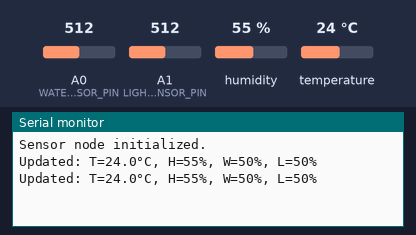
A sketch run on a simulated Arduino Uno, built with avr-gcc and run on an emulated ATmega328P. Parts: the last lines printed to the serial monitor. The test bench sets the inputs (shaded band); at power-on: humidity 55 %, A0 (WATER_SENSOR_PIN) = 512, A1 (LIGHT_SENSOR_PIN) = 512, temperature 24 °C.

Above: at 4.8 s.
4.9 s: humidity set to 22 %
At 6.9 s:
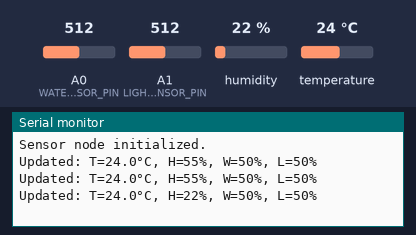
7.9 s: A0 (WATER_SENSOR_PIN) set to 716
At 8.7 s:
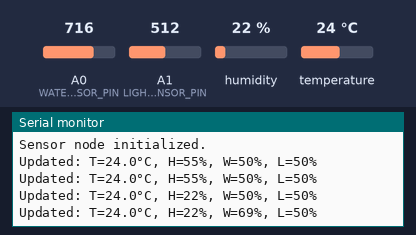
10.9 s: A1 (LIGHT_SENSOR_PIN) set to 716
At 13.0 s:
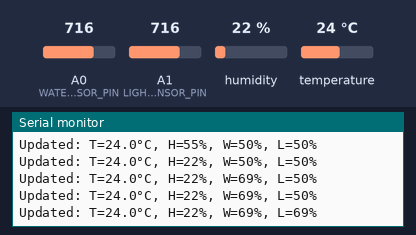
13.9 s: temperature set to 12 °C
At 15.4 s:
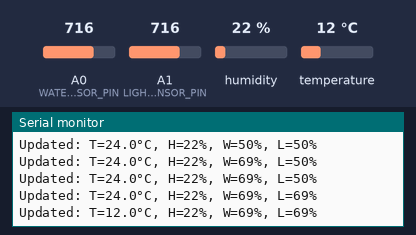
16.9 s: A0 (WATER_SENSOR_PIN) set to 992
At 18.4 s:
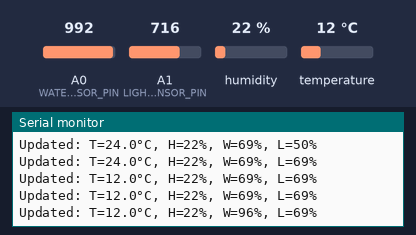
19.9 s: A1 (LIGHT_SENSOR_PIN) set to 992
At 21.5 s:
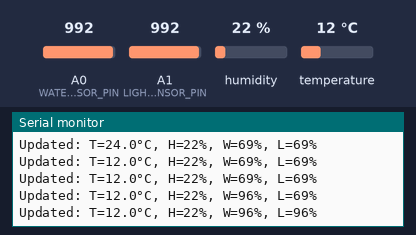
Timing chart, 0 to 23.0 s (numbered marks = the images above; inputs shaded):
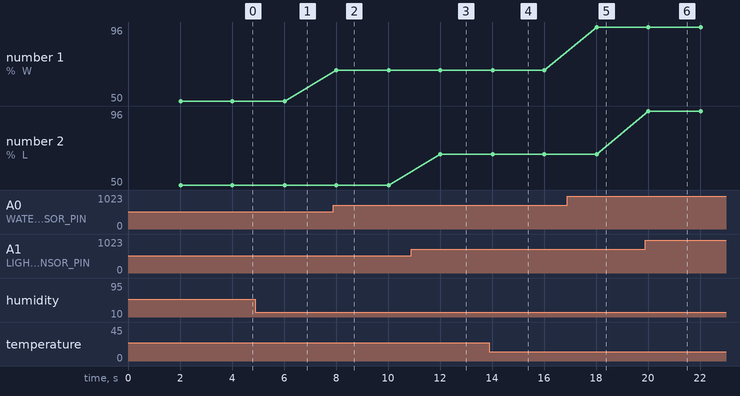

Measured:
- after the input at 4.9 s, the serial monitor: prints a new line after 1.1 s (image 1)
- after the input at 7.9 s, the serial monitor: prints a new line after 0.10 s (image 2)
- after the input at 10.9 s, the serial monitor: prints a new line after 1.1 s (image 3)
- after the input at 13.9 s, the serial monitor: prints a new line after 0.12 s (image 4)
- after the input at 16.9 s, the serial monitor: prints a new line after 1.1 s (image 5)
- after the input at 19.9 s, the serial monitor: prints a new line after 0.10 s (image 6)
- plotted number 1: 50 → 69 after the input at 7.9 s, 69 → 96 after the input at 16.9 s

The sketch:

01_dual_mcu_env_monitor_slave.ino
```cpp
#include <Wire.h>
#include <DHT.h>

/**
 * @brief Configuration for sensors and I2C communication
 */
namespace SensorConfig {
  constexpr uint8_t DHT_PIN = 2;
  constexpr uint8_t DHT_TYPE = DHT11;

  constexpr uint8_t WATER_SENSOR_PIN = A0;
  constexpr uint8_t LIGHT_SENSOR_PIN = A1;

  constexpr uint8_t I2C_ADDRESS = 0x08;
  constexpr unsigned long READ_INTERVAL_MS = 2000;
}

/**
 * @brief Sensor data structure
 */
struct SensorData {
  float temperature = 0.0f;
  float humidity = 0.0f;
  int waterLevel = 0;  // percentage
  int lightLevel = 0;  // percentage
};

// Global state
DHT dht(SensorConfig::DHT_PIN, SensorConfig::DHT_TYPE);
SensorData cachedData;

unsigned long lastReadTimestamp = 0;

/**
 * @brief Arduino initialization
 */
void setup() {
  Serial.begin(9600);
  dht.begin();

  Wire.begin(SensorConfig::I2C_ADDRESS);
  Wire.onRequest(onI2CRequest);

  Serial.println(F("Sensor node initialized."));
}

/**
 * @brief Arduino main loop
 */
void loop() {
  const unsigned long now = millis();

  if (now - lastReadTimestamp >= SensorConfig::READ_INTERVAL_MS) {
    lastReadTimestamp = now;
    readSensors();
    logSensorData();
  }
}

/**
 * @brief Reads all sensors and updates cached data
 */
void readSensors() {
  const float humidity = dht.readHumidity();
  const float temperature = dht.readTemperature();

  if (!isnan(humidity)) {
    cachedData.humidity = humidity;
  }

  if (!isnan(temperature)) {
    cachedData.temperature = temperature;
  }

  int waterRaw = analogRead(SensorConfig::WATER_SENSOR_PIN);
  cachedData.waterLevel = map(waterRaw, 0, 1023, 0, 100);

  int lightRaw = analogRead(SensorConfig::LIGHT_SENSOR_PIN);
  cachedData.lightLevel = map(lightRaw, 0, 1023, 0, 100);
}

/**
 * @brief Prints the latest sensor values to Serial
 */
void logSensorData() {
  Serial.print(F("Updated: T="));
  Serial.print(cachedData.temperature, 1);
  Serial.print(F("°C, H="));
  Serial.print(cachedData.humidity, 0);
  Serial.print(F("%, W="));
  Serial.print(cachedData.waterLevel);
  Serial.print(F("%, L="));
  Serial.print(cachedData.lightLevel);
  Serial.println(F("%"));
}

/**
 * @brief Sends sensor data to I2C master
 */
void onI2CRequest() {
  if (isnan(cachedData.temperature) || isnan(cachedData.humidity)) {
    Wire.write("ERR\n");
    return;
  }

  String payload = "T:" + String(cachedData.temperature, 1) +
                   ",H:" + String(cachedData.humidity, 0) +
                   ",W:" + String(cachedData.waterLevel) +
                   ",L:" + String(cachedData.lightLevel) +
                   "\n";

  // Prevent exceeding 32-byte I2C buffer
  if (payload.length() > 32) {
    Wire.write("DATA_TOO_LONG\n");
    return;
  }

  Wire.write(payload.c_str(), payload.length());
}
```
